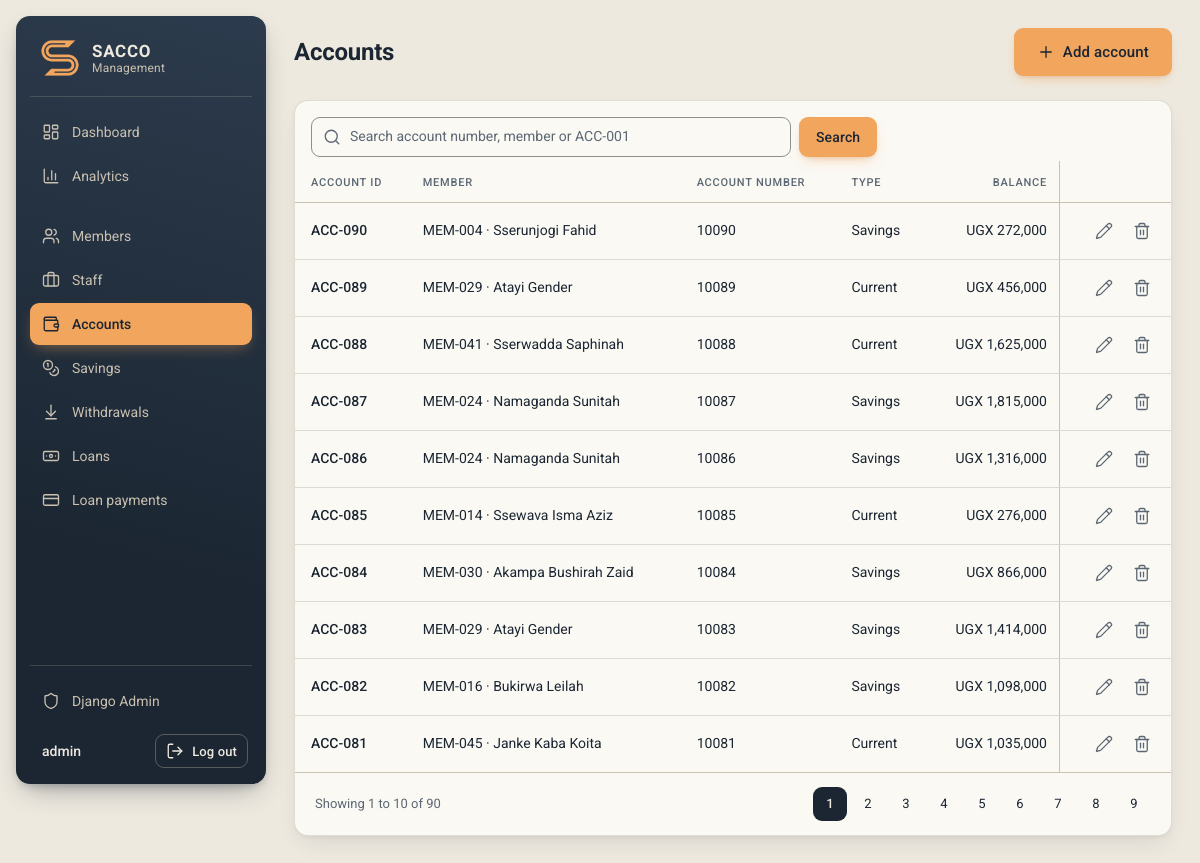
/accounts/ (signed in), run on an earlier commit of the app's database.
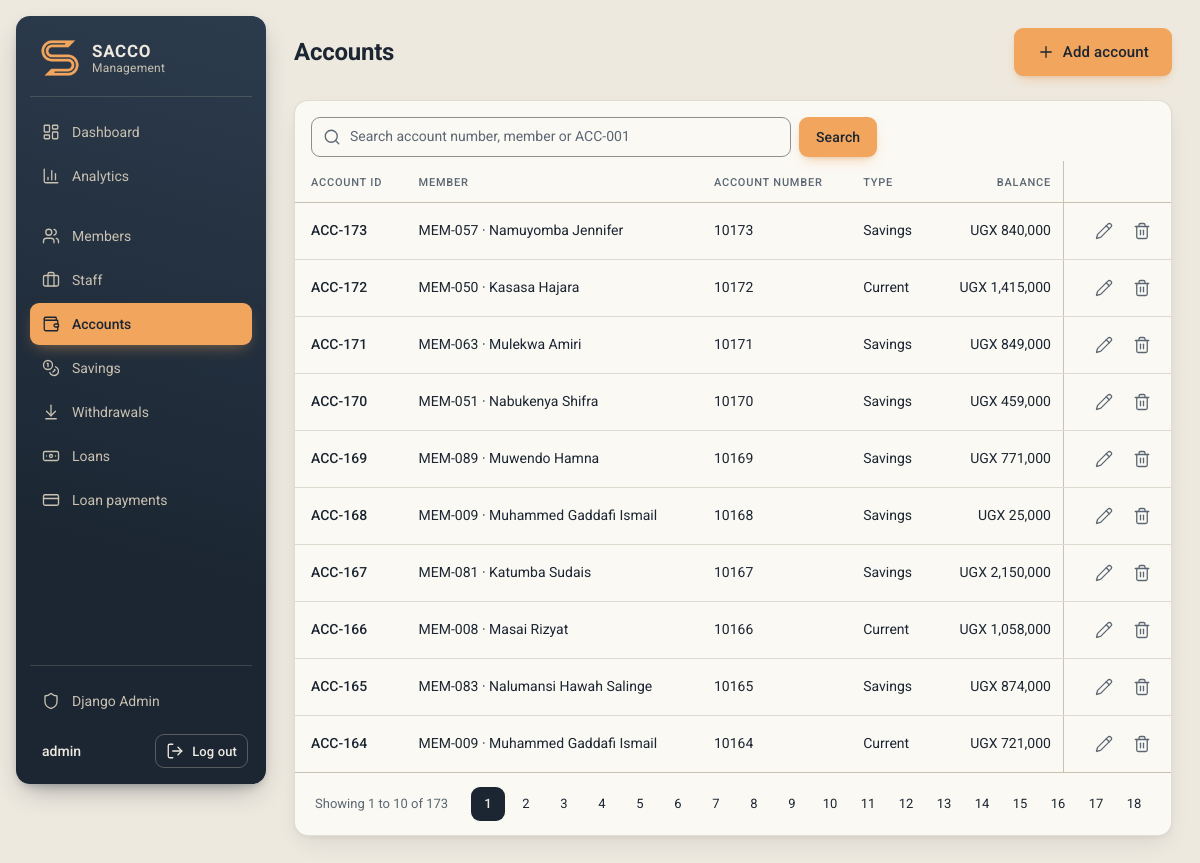
And on a later commit of the database.
### accounts/models.py (models this page shows, shortened)
class Account(CodedModel):
    code_prefix = "ACC"
    TYPE_CHOICES = [("Savings", "Savings"), ("Current", "Current")]
    member = models.ForeignKey(Member, on_delete=models.CASCADE)
    account_number = models.CharField(max_length=20, unique=True)
    account_type = models.CharField(max_length=10, choices=TYPE_CHOICES)
    opening_balance = models.PositiveBigIntegerField(default=0)
    @property
    def balance(self):
        total = self.savings.aggregate(total=Sum("amount"))["total"] or 0
        return self.opening_balance + total

### members/models.py (models this page shows)
class Member(CodedModel):
    code_prefix = "MEM"
    GENDER_CHOICES = [("M", "Male"), ("F", "Female")]
    first_name = models.CharField(max_length=100)
    last_name = models.CharField(max_length=100)
    contact = models.CharField(max_length=20)
    address = models.CharField(max_length=255)
    email = models.EmailField()
    gender = models.CharField(max_length=1, choices=GENDER_CHOICES)
    @property
    def full_name(self):
        return f"{self.first_name} {self.last_name}"
    def __str__(self):
        return f"{self.code} · {self.full_name}"

### accounts/views.py (the view, shortened to what this page needs)
# urls.py: path("accounts/", views.account_list, name="account_list"),
@login_required
def account_list(request):
    accounts = Account.objects.select_related("member").order_by("-id")
    q = request.GET.get("q", "").strip()
    page_obj = Paginator(accounts, 10).get_page(request.GET.get("page"))
    context = {
        "object_list": page_obj.object_list,
        "page_obj": page_obj,
        "q": q,
        "search_hint": "Search account number, member or ACC-001",
        "page_title": "Accounts",
        "add_label": "Add account",
        "add_url": reverse("account_add"),
    }
    return render(request, "accounts/account_list.html", context)

### core/models.py (called while the page is built)
    @property
    def code(self):
        return f"{self.code_prefix}-{self.pk:03d}"

### core/templatetags/sacco.py (called while the page is built)
@register.filter
def ugx(value):
    return f"UGX {value or 0:,}"

### templates/accounts/account_list.html (shortened to what this page needs)
{% extends "base.html" %}
{% load sacco %}
{% block page_title %}{{ page_title }}{% endblock %}
{% block actions %}
  <button type="button" class="btn btn-primary btn-lg" data-modal-url="{{ add_url }}"><i data-lucide="plus" aria-hidden="true"></i>{{ add_label }}</button>
{% endblock %}
{% block content %}
  <section class="card">
    {% include "partials/_search.html" %}
    <div class="table-wrap">
      <table class="table">
        <thead>
          <tr>
            <th scope="col">Account ID</th>
            <th scope="col">Member</th>
            <th scope="col">Account number</th>
            <th scope="col">Type</th>
            <th scope="col" class="num">Balance</th>
            <th scope="col" class="col-actions" aria-label="Actions"></th>
          </tr>
        </thead>
        <tbody>
          {% for account in object_list %}
            <tr>
              <td class="code">{{ account.code }}</td>
              <td>{{ account.member }}</td>
              <td>{{ account.account_number }}</td>
              <td>{{ account.account_type }}</td>
              <td class="num">{{ account.balance|ugx }}</td>
              <td class="col-actions">{% url 'account_edit' account.pk as edit_url %}{% url 'account_delete' account.pk as delete_url %}{% include "partials/_row_actions.html" %}</td>
            </tr>
          {% empty %}
            <tr><td class="table-empty" colspan="6">{% if q %}No accounts match "{{ q }}".{% else %}No accounts yet.{% endif %}</td></tr>
          {% endfor %}
        </tbody>
      </table>
    </div>
    {% include "partials/_pagination.html" with page_obj=page_obj %}
  </section>
{% endblock %}

### templates/partials/_row_actions.html
<div class="row-actions">
  <button type="button" class="icon-btn" data-modal-url="{{ edit_url }}" aria-label="Edit"><i data-lucide="pencil" aria-hidden="true"></i></button>
  <button type="button" class="icon-btn icon-btn-danger" data-modal-url="{{ delete_url }}" aria-label="Delete"><i data-lucide="trash-2" aria-hidden="true"></i></button>
</div>

What changed in the data, as far as the page shows it:
no longer on this page (row unchanged): Account: code "ACC-090", member "MEM-004 · Sserunjogi Fahid", account_number "10090", account_type "Savings", balance|ugx "UGX 272,000"
no longer on this page (row unchanged): Account: code "ACC-089", member "MEM-029 · Atayi Gender", account_number "10089", account_type "Current", balance|ugx "UGX 456,000"
no longer on this page (row unchanged): Account: code "ACC-088", member "MEM-041 · Sserwadda Saphinah", account_number "10088", account_type "Current", balance|ugx "UGX 1,625,000"
no longer on this page (row unchanged): Account: code "ACC-087", member "MEM-024 · Namaganda Sunitah", account_number "10087", account_type "Savings", balance|ugx "UGX 1,815,000"
no longer on this page (row unchanged): Account: code "ACC-086", member "MEM-024 · Namaganda Sunitah", account_number "10086", account_type "Savings", balance|ugx "UGX 1,316,000"
no longer on this page (row unchanged): Account: code "ACC-085", member "MEM-014 · Ssewava Isma Aziz", account_number "10085", account_type "Current", balance|ugx "UGX 276,000"
no longer on this page (row unchanged): Account: code "ACC-084", member "MEM-030 · Akampa Bushirah Zaid", account_number "10084", account_type "Savings", balance|ugx "UGX 866,000"
no longer on this page (row unchanged): Account: code "ACC-083", member "MEM-029 · Atayi Gender", account_number "10083", account_type "Savings", balance|ugx "UGX 1,414,000"
no longer on this page (row unchanged): Account: code "ACC-082", member "MEM-016 · Bukirwa Leilah", account_number "10082", account_type "Savings", balance|ugx "UGX 1,098,000"
no longer on this page (row unchanged): Account: code "ACC-081", member "MEM-045 · Janke Kaba Koita", account_number "10081", account_type "Current", balance|ugx "UGX 1,035,000"
added Account: code "ACC-173", member "MEM-057 · Namuyomba Jennifer", account_number "10173", account_type "Savings", balance|ugx "UGX 840,000"
added Account: code "ACC-172", member "MEM-050 · Kasasa Hajara", account_number "10172", account_type "Current", balance|ugx "UGX 1,415,000"
added Account: code "ACC-171", member "MEM-063 · Mulekwa Amiri", account_number "10171", account_type "Savings", balance|ugx "UGX 849,000"
added Account: code "ACC-170", member "MEM-051 · Nabukenya Shifra", account_number "10170", account_type "Savings", balance|ugx "UGX 459,000"
added Account: code "ACC-169", member "MEM-089 · Muwendo Hamna", account_number "10169", account_type "Savings", balance|ugx "UGX 771,000"
added Account: code "ACC-168", member "MEM-009 · Muhammed Gaddafi Ismail", account_number "10168", account_type "Savings", balance|ugx "UGX 25,000"
added Account: code "ACC-167", member "MEM-081 · Katumba Sudais", account_number "10167", account_type "Savings", balance|ugx "UGX 2,150,000"
added Account: code "ACC-166", member "MEM-008 · Masai Rizyat", account_number "10166", account_type "Current", balance|ugx "UGX 1,058,000"
added Account: code "ACC-165", member "MEM-083 · Nalumansi Hawah Salinge", account_number "10165", account_type "Savings", balance|ugx "UGX 874,000"
added Account: code "ACC-164", member "MEM-009 · Muhammed Gaddafi Ismail", account_number "10164", account_type "Current", balance|ugx "UGX 721,000"
Also different on the page:
{{ page_obj.paginator.count }}: "90" → "173"
new list line: "10"
new list line: "11"
new list line: "12"
new list line: "13"
new list line: "14"
new list line: "15"
new list line: "16"
new list line: "17"
new list line: "18"
